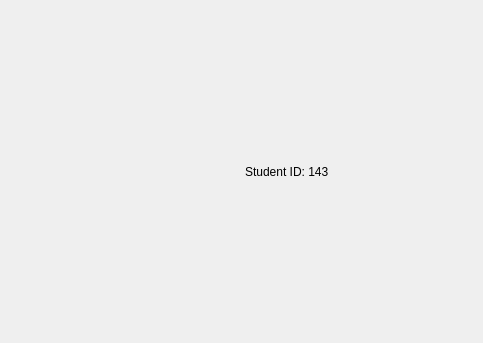
<?xml version="1.0" encoding="UTF-8"?>
<ui version="4.0">
 <class>AboutDialog</class>
 <widget class="QDialog" name="AboutDialog">
  <property name="geometry">
   <rect>
    <x>0</x>
    <y>0</y>
    <width>483</width>
    <height>343</height>
   </rect>
  </property>
  <property name="windowTitle">
   <string>Dialog</string>
  </property>
  <layout class="QHBoxLayout" name="horizontalLayout">
   <item>
    <widget class="QWidget" name="widget" native="true">
     <layout class="QHBoxLayout" name="horizontalLayout_2"/>
    </widget>
   </item>
   <item>
    <widget class="QLabel" name="label">
     <property name="text">
      <string>Student ID: 143</string>
     </property>
    </widget>
   </item>
  </layout>
 </widget>
 <resources/>
 <connections/>
</ui>
